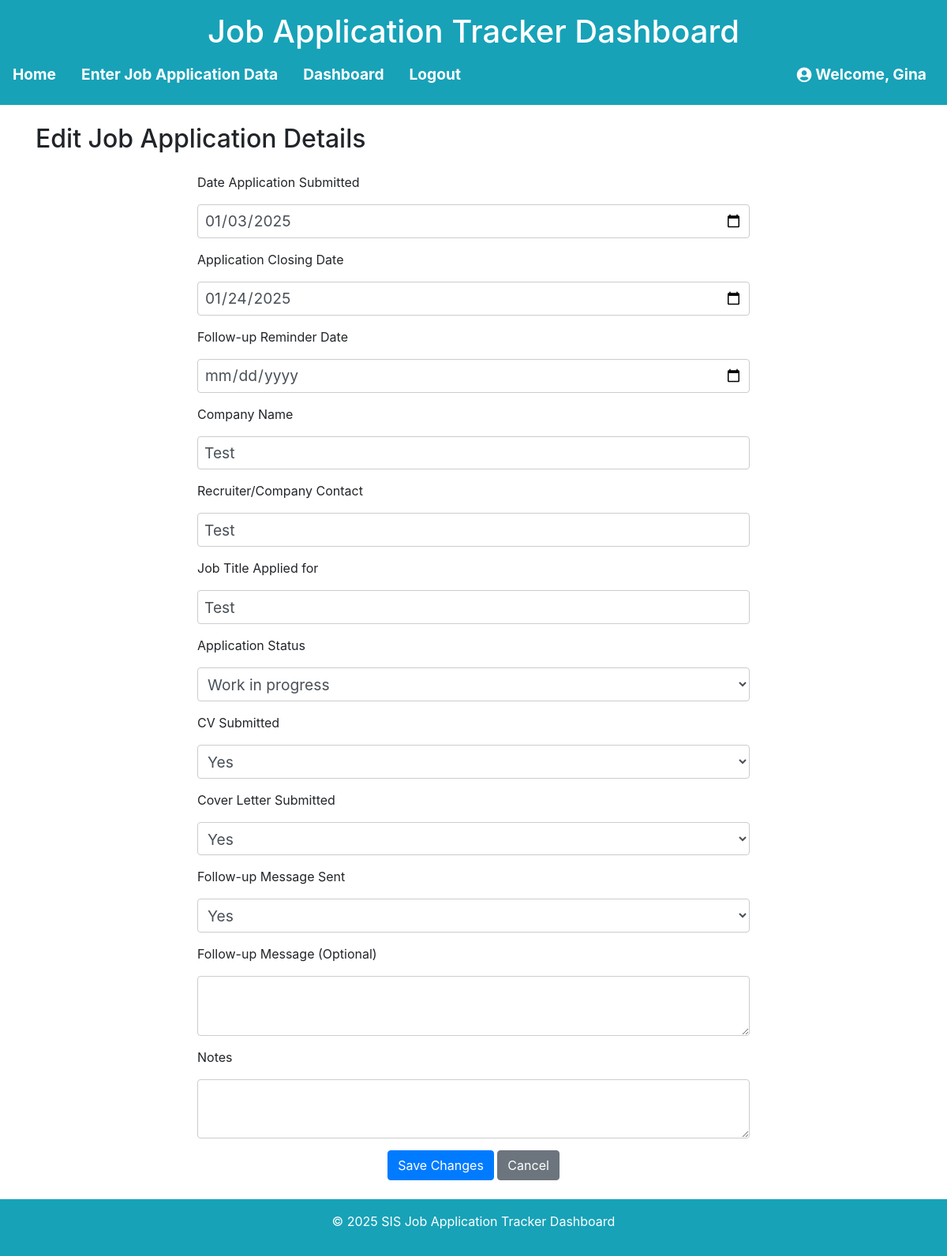
/application/3/edit (signed in), run on an earlier commit of the app's database.
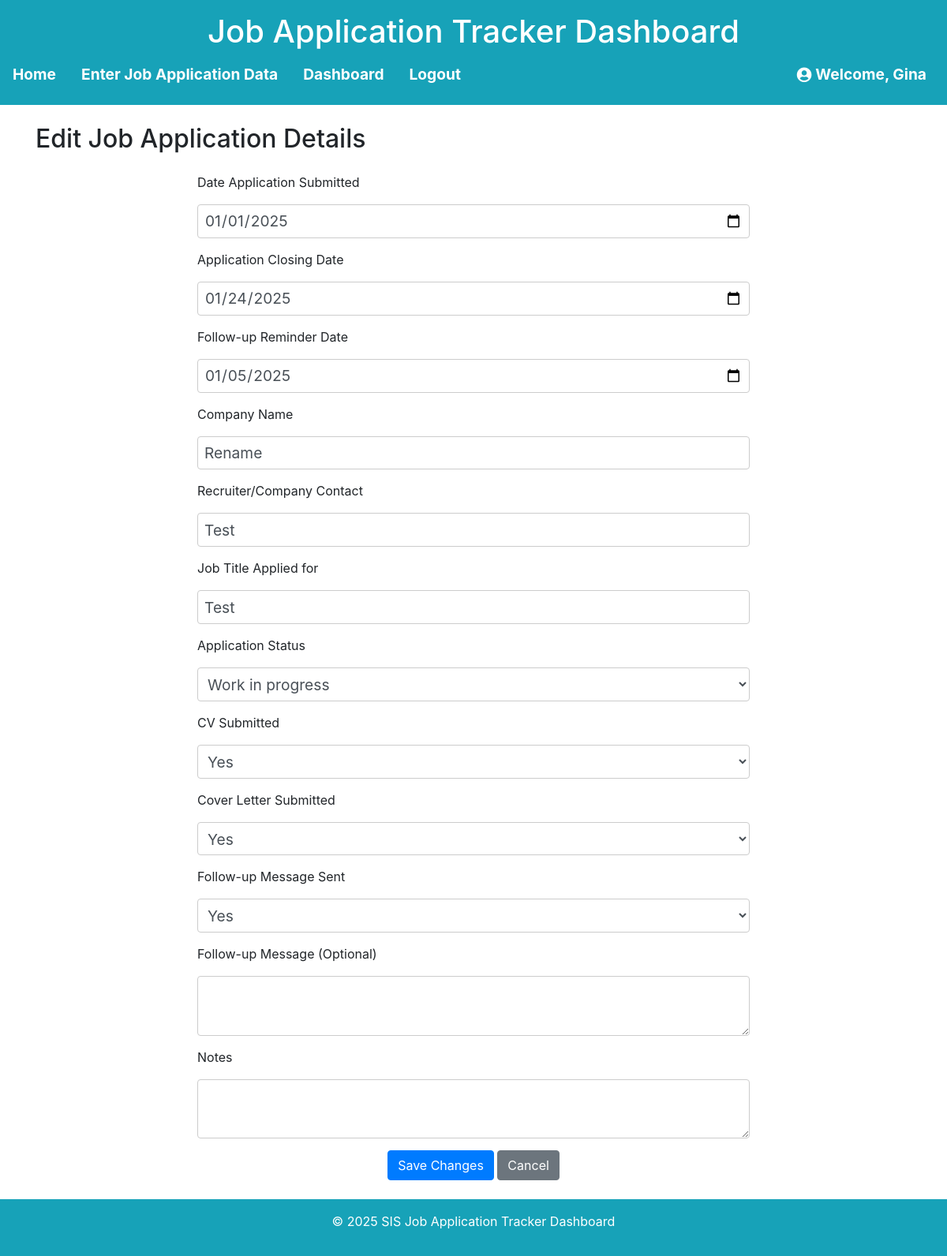
And on a later commit of the database.
### models.py (models this page shows)
class JobApplication(db.Model):
    id = db.Column(db.Integer, primary_key=True)
    date_submitted = db.Column(db.Date, nullable=True)
    due_date = db.Column(db.Date, nullable=True)
    follow_up_date = db.Column(db.Date, nullable=True)
    company = db.Column(db.String(120), nullable=False)
    contact = db.Column(db.String(120), nullable=True)
    position_title = db.Column(db.String(120), nullable=False)
    status = db.Column(db.String(50), nullable=False)
    cv_submitted = db.Column(db.String(10), nullable=False)
    cover_letter_submitted = db.Column(db.String(10), nullable=False)
    follow_up_sent = db.Column(db.String(10), nullable=False)
    follow_up_message = db.Column(db.Text, nullable=True)
    notes = db.Column(db.Text, nullable=True)
    user_id = db.Column(db.Integer, db.ForeignKey('user.id'), nullable=False)
    user = db.relationship('User', backref=db.backref('job_applications', lazy=True))
    def __repr__(self):
        return f"<JobApplication {self.id} - {self.company}>"

### app.py (the view, shortened to what this page needs)
@app.route('/application/<int:application_id>/edit', methods=['GET', 'POST'])
@login_required
def edit_application(application_id):
    application = JobApplication.query.get_or_404(application_id)
    print(f"Editing application: {application}")
    if application.user_id != current_user.id:
        flash("You are not authorised to edit this application.", "danger")
        return redirect(url_for('dashboard'))
    form = JobApplicationForm(obj=application)
    return render_template('edit_application.html', form=form, application=application)

### app.py (called while the page is built)
@login_manager.user_loader
def load_user(user_id):
    return db.session.get(User, int(user_id))

### templates/edit_application.html (shortened to what this page needs)
{% extends "base.html" %}
{% block content %}
<h2 class="mb-4">Edit Job Application Details</h2>
<form method="POST" action="{{ url_for('edit_application', application_id=application.id) }}" class="mx-auto" style="max-width: 700px;">
    <div class="form-group">
        <label for="date_submitted">{{ form.date_submitted.label }}</label>
        {{ form.date_submitted(class="form-control", id="date_submitted") }}
    </div>
    <div class="form-group">
        <label for="due_date">{{ form.due_date.label }}</label>
        {{ form.due_date(class="form-control", id="due_date") }}
    </div>
    <div class="form-group">
        <label for="follow_up_date">{{ form.follow_up_date.label }}</label>
        {{ form.follow_up_date(class="form-control", id="follow_up_date") }}
    </div>
    <div class="form-group">
        <label for="company">{{ form.company.label }}</label>
        {{ form.company(class="form-control", id="company") }}
    </div>
    <div class="form-group">
        <label for="contact">{{ form.contact.label }}</label>
        {{ form.contact(class="form-control", id="contact") }}
    </div>
    <div class="form-group">
        <label for="position_title">{{ form.position_title.label }}</label>
        {{ form.position_title(class="form-control", id="position_title") }}
    </div>
    <div class="form-group">
        <label for="status">{{ form.status.label }}</label>
        {{ form.status(class="form-control", id="status") }}
    </div>
    <div class="form-group">
        <label for="cv_submitted">{{ form.cv_submitted.label }}</label>
        {{ form.cv_submitted(class="form-control", id="cv_submitted") }}
    </div>
    <div class="form-group">
        <label for="cover_letter_submitted">{{ form.cover_letter_submitted.label }}</label>
        {{ form.cover_letter_submitted(class="form-control", id="cover_letter_submitted") }}
    </div>
    <div class="form-group">
        <label for="follow_up_sent">{{ form.follow_up_sent.label }}</label>
        {{ form.follow_up_sent(class="form-control", id="follow_up_sent") }}
    </div>
    <div class="form-group">
        <label for="follow_up_message">{{ form.follow_up_message.label }}</label>
        {{ form.follow_up_message(class="form-control", id="follow_up_message") }}
    </div>
    <div class="form-group">
        <label for="notes">{{ form.notes.label }}</label>
        {{ form.notes(class="form-control", id="notes") }}
    </div>
    <div class="form-group text-center">
        <button type="submit" class="btn btn-primary">Save Changes</button>
        <a href="{{ url_for('dashboard') }}" class="btn btn-secondary">Cancel</a>
    </div>
</form>
{% endblock %}

What changed in the data, as far as the page shows it:
changed JobApplication "Test": date_submitted "01/03/2025" → "01/01/2025"; follow_up_date (not shown) → "01/05/2025"; company "Test" → "Rename"
